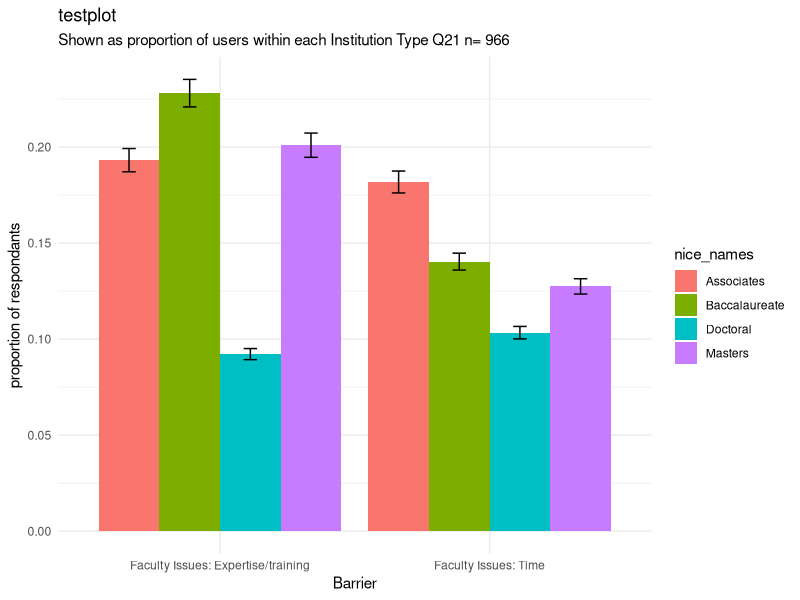
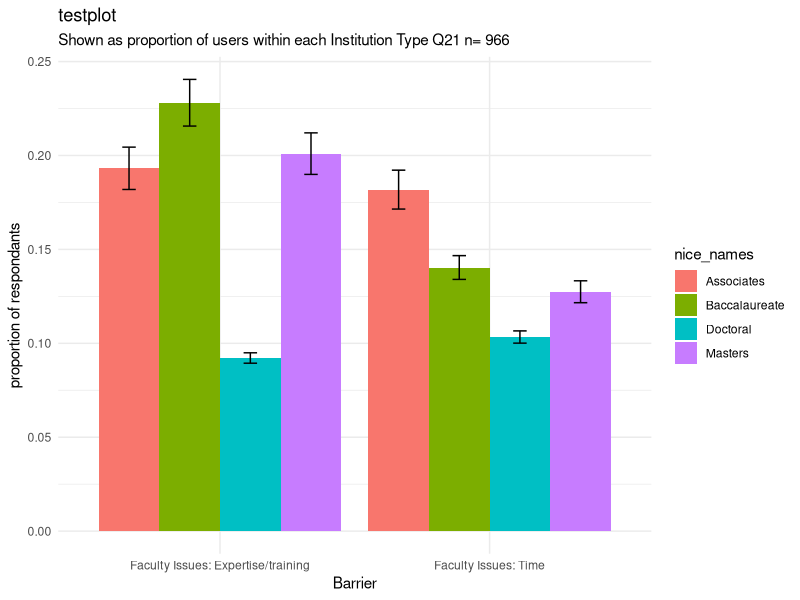

The R script that drew these images, in order:
require(ggplot2)
require(tidyverse)
require(reshape2)
require(pwr)


# Analysis workflow...

#0 Load a dataframes which already contains summarized data. 
#a. Load summary table from analysis of Question 38 stratafied by Question 21 demographic
df.summary <- read_csv("./sum_table_Q38_barriers_to_inclusion_by_Q21_carnegie_classification.csv")


#1 Error calculation #######################################################################################################

# If your sampling fraction (sample/population) is less than 5%, you can ignore the finite sample adjustment
# ME_unadjusted = (z * sqrt(p(1-p))/sqrt(n)
# ME_adjusted = (z * sqrt(p(1-p))/sqrt(((N-1)*n)/(N-n))

# p = the proportion of the population expected to choose one of the two response categories
# n = the completed sample size
# N = the size of the population you're sampling from
# z = Z score associated with with the CI you want (1.96 for 95% confidence)

#a. Add n to dataframe -value of n (number of people completing the response)
df.summary <- df.summary%>%
  group_by(Var2)%>%
  mutate(n.sample = sum(responses))

#b get the overall sample size
n.sample <- as.numeric(levels(as.factor(df.summary$n.sample)))

#c set N (population sample size) to a pre-determined value (total number of life science faculty in US), proportion size, and confidence interval. 
N.population <- 100000
P.proportion_size <-  .5 
z.confidence.interval <-  1.96


#calculate error as a percentage
numer <- z.confidence.interval * sqrt(P.proportion_size*(1-P.proportion_size))
denom <- sqrt(((N.population - 1)*n.sample)/(N.population - n.sample))
error.percentage <- numer/denom


#d add error percentages to dataframe
df.summary <- df.summary%>%
  mutate(ymax = proportion + (proportion * error.percentage))%>%
  mutate(ymin = proportion - (proportion * error.percentage))

#plot s subset for fun
head8.df.summary <- df.summary%>%
  head(8)

limits <- aes(ymax = head8.df.summary$ymax, ymin = head8.df.summary$ymin)
error.dodge <- position_dodge(width=0.9)
df.summary%>%
  head(8)%>%
ggplot()+
  aes(x=Var2, y=proportion, fill=nice_names)+
  geom_bar(stat = "identity", position = "dodge")+
  labs(x = "Barrier", 
       y = "proportion of respondants", 
       title = "testplot",
       subtitle = paste("Shown as proportion of users within each",
                        "Institution Type Q21",
                        "n=",n.sample ))+
  geom_errorbar(limits,position = error.dodge, width = .2)+
  theme_minimal()

# Error bards on plot are not very interesting, but I will use the proceedue when I have a facet plot that has differing sample sizes. 



########## ERROR TESTING ON PROPORTIONS

df.summary.error <- df.summary%>%
  mutate(proportion_error = as.numeric(sqrt((proportion * (1 - proportion)/responses))*qnorm(.975)))%>%
  mutate(ymax = proportion + (proportion * proportion_error))%>%
  mutate(ymin = proportion - (proportion * proportion_error))

#plot s subset for fun
head8.df.summary <- df.summary.error%>%
  head(8)

limits <- aes(ymax = head8.df.summary$ymax, ymin = head8.df.summary$ymin)
error.dodge <- position_dodge(width=0.9)
df.summary%>%
  head(8)%>%
  ggplot()+
  aes(x=Var2, y=proportion, fill=nice_names)+
  geom_bar(stat = "identity", position = "dodge")+
  labs(x = "Barrier", 
       y = "proportion of respondants", 
       title = "testplot",
       subtitle = paste("Shown as proportion of users within each",
                        "Institution Type Q21",
                        "n=",n.sample ))+
  geom_errorbar(limits,position = error.dodge, width = .2)+
  theme_minimal()



#2 Proportion Testing  #######################################################################################################

#a contigency table is the number of respondants who we scored as reporting a particular barrier (positive_cored_response) and those who provided
# no response, and total number of responses ($responses)

#Create contigency table and save in a temporary variable
subset.proportion.test <- df.summary %>%
  select(nice_names, responses, positive_scored_response, null_scored_response)%>%
  head(4)

View(subset.proportion.test)

#b Proportion test is calculated as:
proportion.test.results <- prop.test(subset.proportion.test$positive_scored_response, subset.proportion.test$responses)

# view p values
proportion.test.results$p.value

#This test has already been done and is represented in the data frame as
df.summary$err.prop_test_chi_pvalue


#Corrrect


#3 Power testing #######################################################################################################
# Certiantly need help here!
# Stepping back here to state my context and assumptions
# 966 people (n.sample) told us their carnegie classification
# At least 160 people answered a free text question on what their 'barrier' was, education, class size, etc. 
# Some people decided not to answer the question because they experienced no barrier, or they quit the survey (Rather hard to tell this)
# df.summary$summed_score shows the total number of individuals* who responded and were catagroized into a particular barrier
# * An individual may have been coded in more than one barrier, but no individual was counted twice in the same barrier
# The numbers in df.summary$summed_score are a lower-bound of my completed sample size
# The upper-bound of my completed sample size is 966, which assumes that everyone answered this question (where null is a valid answer)
# The upper-bound is not conservative, so I propose the following, that we assume the higest-number is the conservative-upper-bound, in this case 160 individuals
# Using the conservative-upper-bound, reject barrier codings which have insufficent power to detect a medium effect (0.5) at power p = 0.95

#sample power calculations


n.power.sample <- 41
pwr.2p.test(power = 0.95,
            n = n.power.sample, 
            sig.level = 0.05)

# Assuming my understanding is correct, we need at least 40 individuals in our sample before we report that we had power to detect at least a large (0.8) effect. So, 

#run power analysis

n.completed.barriers <- max(df.summary$summed_score)

df.summary.power <- df.summary%>%
  group_by(Var2)%>%
  do(power = pwr.2p.test(power =.95, n = .$summed_score[[1]])$h)%>%
  mutate(power = round(power, 2))

# sufficently powered categories (.8 or less)
df.summary.power <- df.summary.power%>%
  filter(power <= .8)

# Therefore, I should keep proportion tests where I had sufficent power to detect at least large effects, and chi-squared p values of 0.05 or less
results <- df.summary%>%
  filter (Var2 %in% df.summary.power$Var2)%>%
  filter (prop_test_chi_pvalue <= 0.05)
